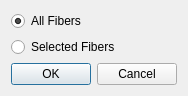
<?xml version="1.0" encoding="UTF-8"?>
<ui version="4.0">
 <class>SizeDialog</class>
 <widget class="QDialog" name="SizeDialog">
  <property name="windowModality">
   <enum>Qt::ApplicationModal</enum>
  </property>
  <property name="geometry">
   <rect>
    <x>0</x>
    <y>0</y>
    <width>178</width>
    <height>91</height>
   </rect>
  </property>
  <property name="windowTitle">
   <string>SizeDialog</string>
  </property>
  <layout class="QVBoxLayout" name="verticalLayout">
   <item>
    <widget class="QRadioButton" name="radioButton">
     <property name="text">
      <string>All Fibers</string>
     </property>
     <property name="checked">
      <bool>true</bool>
     </property>
    </widget>
   </item>
   <item>
    <widget class="QRadioButton" name="radioButton_2">
     <property name="text">
      <string>Selected Fibers</string>
     </property>
    </widget>
   </item>
   <item>
    <widget class="QDialogButtonBox" name="buttonBox">
     <property name="enabled">
      <bool>true</bool>
     </property>
     <property name="acceptDrops">
      <bool>false</bool>
     </property>
     <property name="standardButtons">
      <set>QDialogButtonBox::Cancel|QDialogButtonBox::Ok</set>
     </property>
     <property name="centerButtons">
      <bool>true</bool>
     </property>
    </widget>
   </item>
  </layout>
 </widget>
 <layoutdefault spacing="6" margin="11"/>
 <resources/>
 <connections>
  <connection>
   <sender>buttonBox</sender>
   <signal>accepted()</signal>
   <receiver>SizeDialog</receiver>
   <slot>accept()</slot>
   <hints>
    <hint type="sourcelabel">
     <x>50</x>
     <y>66</y>
    </hint>
    <hint type="destinationlabel">
     <x>50</x>
     <y>86</y>
    </hint>
   </hints>
  </connection>
  <connection>
   <sender>buttonBox</sender>
   <signal>rejected()</signal>
   <receiver>SizeDialog</receiver>
   <slot>reject()</slot>
   <hints>
    <hint type="sourcelabel">
     <x>134</x>
     <y>69</y>
    </hint>
    <hint type="destinationlabel">
     <x>140</x>
     <y>85</y>
    </hint>
   </hints>
  </connection>
 </connections>
</ui>
